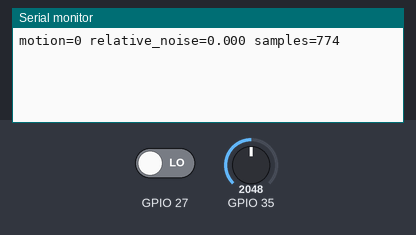
Bench run of a program on a simulated ESP32. Parts: the last lines printed to the serial monitor. The test bench sets the inputs (shaded band); at power-on: GPIO 35 = 2048, GPIO 27 LOW (analog values on the 0–4095 scale). The local clock reads 2024-03-15 10:24:30 at power-on unless the program sets it; no MQTT or app messages arrive unless stated.

Above: at 1.2 s.
1.3 s: GPIO 35 set to 2866
At 2.6 s:
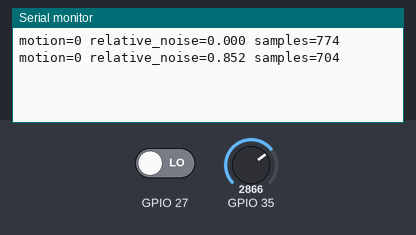
2.8 s: GPIO 27 driven HIGH
At 3.8 s:
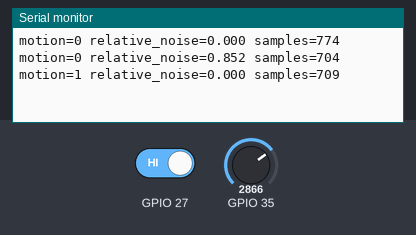
4.3 s: GPIO 35 set to 3603
At 5.5 s:
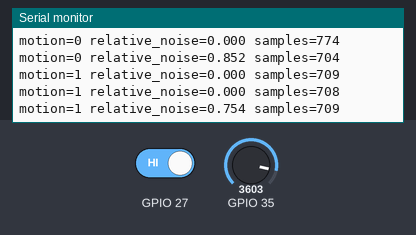
5.8 s: GPIO 27 driven LOW
At 7.8 s:
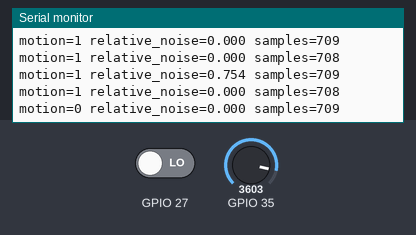
Timing chart, 0 to 8.3 s (numbered marks = the images above; inputs shaded):
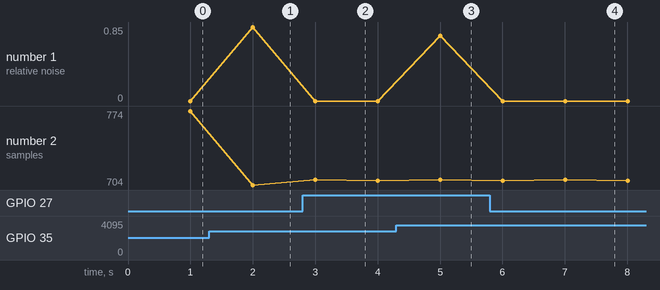

The program:

main.cpp
```cpp
#include <Arduino.h>
#include <WiFi.h>
#include <PubSubClient.h>
#include <ArduinoJson.h>
#include <math.h>
#include "network.h"

DeskNetwork network("nodeB");
uint32_t sampleAt = 0;
uint32_t publishedAt = 0;
uint32_t count = 0;
double sum = 0;
double squares = 0;
bool motionDuringWindow = false;

void setup() {
  Serial.begin(115200);
  analogReadResolution(12);
  analogSetPinAttenuation(SOUND_PIN, ADC_11db);
  pinMode(SOUND_PIN, INPUT);
  pinMode(PIR_PIN, INPUT);
  network.begin();
}

void loop() {
  network.loop();
  uint32_t nowMicros = micros();
  // Only accumulators are retained. No audio samples, clips or speech leave the board.
  if (nowMicros - sampleAt >= 500) {
    sampleAt = nowMicros;
    double value = analogRead(SOUND_PIN);
    sum += value;
    squares += value * value;
    ++count;
    motionDuringWindow |= digitalRead(PIR_PIN) == HIGH;
  }
  uint32_t now = millis();
  if (now - publishedAt < PUBLISH_INTERVAL_MS) return;
  publishedAt = now;
  if (!count) return;
  double mean = sum / count;
  double rms = sqrt(max(0.0, squares / count - mean * mean));
  float level = constrain(rms / SOUND_RMS_FULL_SCALE, 0.0, 1.0);
  JsonDocument doc;
  // HC-SR501 needs a startup settling period; do not report it as real presence.
  doc["motion"] = now >= 60000 && motionDuringWindow;
  doc["pir_warming_up"] = now < 60000;
  doc["noise_level"] = level;
  doc["noise_state"] = level >= SOUND_NOISY_THRESHOLD ? "NOISY" : (level >= SOUND_QUIET_THRESHOLD ? "MODERATE" : "QUIET");
  doc["sample_count"] = count;
  network.publish("focusguard/nodeB/environment", doc);
  Serial.printf("motion=%d relative_noise=%.3f samples=%lu\n", motionDuringWindow, level, (unsigned long)count);
  count = 0; sum = 0; squares = 0; motionDuringWindow = false;
}
```

Measured:
- after the input at 1.3 s, the serial monitor: prints a new line after 0.70 s (image 1)
- after the input at 2.8 s, the serial monitor: prints a new line after 0.20 s (image 2)
- after the input at 4.3 s, the serial monitor: prints a new line after 0.70 s (image 3)
- after the input at 5.8 s, the serial monitor: prints a new line after 1.2 s (image 4)
- plotted number 1: 0 → 0.85 after the input at 1.3 s, 0 → 0.75 after the input at 4.3 s
